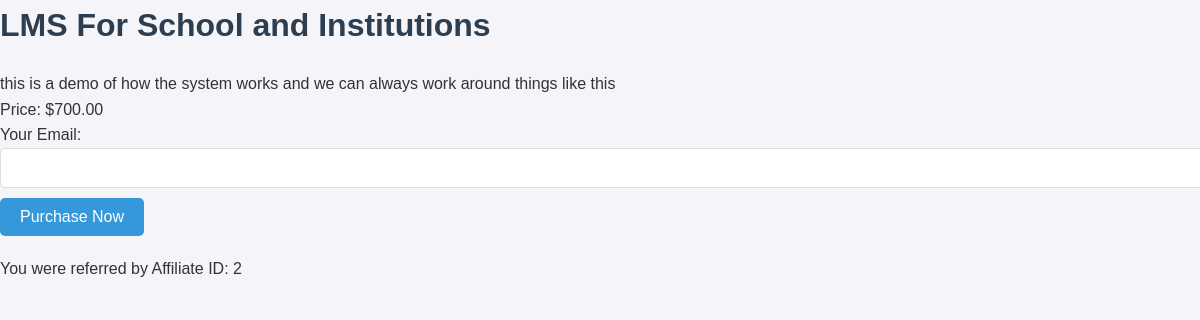
Page /products/product/1/?ref=2 on the committed database.
### products/models.py (models this page shows, shortened)
class Product(models.Model):
    CATEGORY_CHOICES = [
        ('health', 'Health'),
        ('e-commerce', 'E-Commerce'),
        ('cms', 'CMS'),
        ('legal', 'Legal'),
        ('education', 'Education'),
        ('others', 'Others'),
    ]
    name = models.CharField(max_length=255)
    description = models.TextField()
    price = models.DecimalField(max_digits=10, decimal_places=2, verbose_name="Default Price")
    default_commission = models.CharField(
        max_length=50,
        verbose_name="Default Commission",
        help_text="Comma-separated percentages, e.g., 5%, 2%",
        validators=[RegexValidator(r'^(\d+%,?)+$', 'Enter valid comma-separated percentages.')]
    )
    category = models.CharField(max_length=50, choices=CATEGORY_CHOICES, default='others')
    status = models.BooleanField(default=True, verbose_name="Active Status")
    sales_note = models.TextField(null=True, blank=True, help_text="Noted when sales occur")
    keywords = models.TextField(help_text="Keywords to describe the product for search optimization")
    image = models.ImageField(upload_to='products/', null=True, blank=True)
    created_at = models.DateTimeField(auto_now_add=True)
    updated_at = models.DateTimeField(auto_now=True)

### products/views.py (the view, shortened to what this page needs)
# urls.py: path('product/<int:pk>/', ProductDetailView.as_view(), name='product_detail'),
class ProductDetailView(DetailView):
    model = Product
    template_name = 'products/product_detail.html'
    def get_context_data(self, **kwargs):
        context = super().get_context_data(**kwargs)
        ref = self.request.GET.get('ref')  # Capture referral ID from URL
        if ref:
            self.request.session['ref'] = ref  # Store in session for tracking
        context['affiliate_ref'] = ref
        return context

### templates/products/product_detail.html (shortened to what this page needs)
{% load static %}
<!DOCTYPE html>
<html>
<head>
    <link rel="stylesheet" href="{% static 'css/styles.css' %}">
</head>
<body>
    <h1>{{ product.name }}</h1>
    <p>{{ product.description }}</p>
    <p>Price: ${{ product.price }}</p>
    <form method="post">
        <label for="email">Your Email:</label>
        <input type="email" id="email" name="email" required>
        <button type="submit">Purchase Now</button>
    </form>
    {% if affiliate_ref %}
        <p>You were referred by Affiliate ID: {{ affiliate_ref }}</p>
    {% endif %}
</body>
</html>

### static/css/styles.css (style rules this page uses)
body, h1, h2, h3, p, ul, ol, table { margin: 0; padding: 0; box-sizing: border-box; }
body { font-family: 'Arial', sans-serif; line-height: 1.6; background-color: #f4f4f9; color: #333; }
h1, h2, h3 { margin-bottom: 20px; }
h1 { font-size: 2em; color: #2c3e50; }
form { margin-bottom: 20px; }
form input, form select, form textarea { width: 100%; padding: 10px; margin-bottom: 10px; border: 1px solid #ddd; border-radius: 5px; font-size: 1em; }
form button { display: inline-block; background-color: #3498db; color: #fff; padding: 10px 20px; border: none; border-radius: 5px; font-size: 1em; cursor: pointer; transition: background 0.3s; }

### rows in the picture
Product: name "LMS For School and Institutions", description "this is a demo of how the system works and we can always work around things like this", price "700.00"

### other values in the picture
{{ affiliate_ref }} "2"
